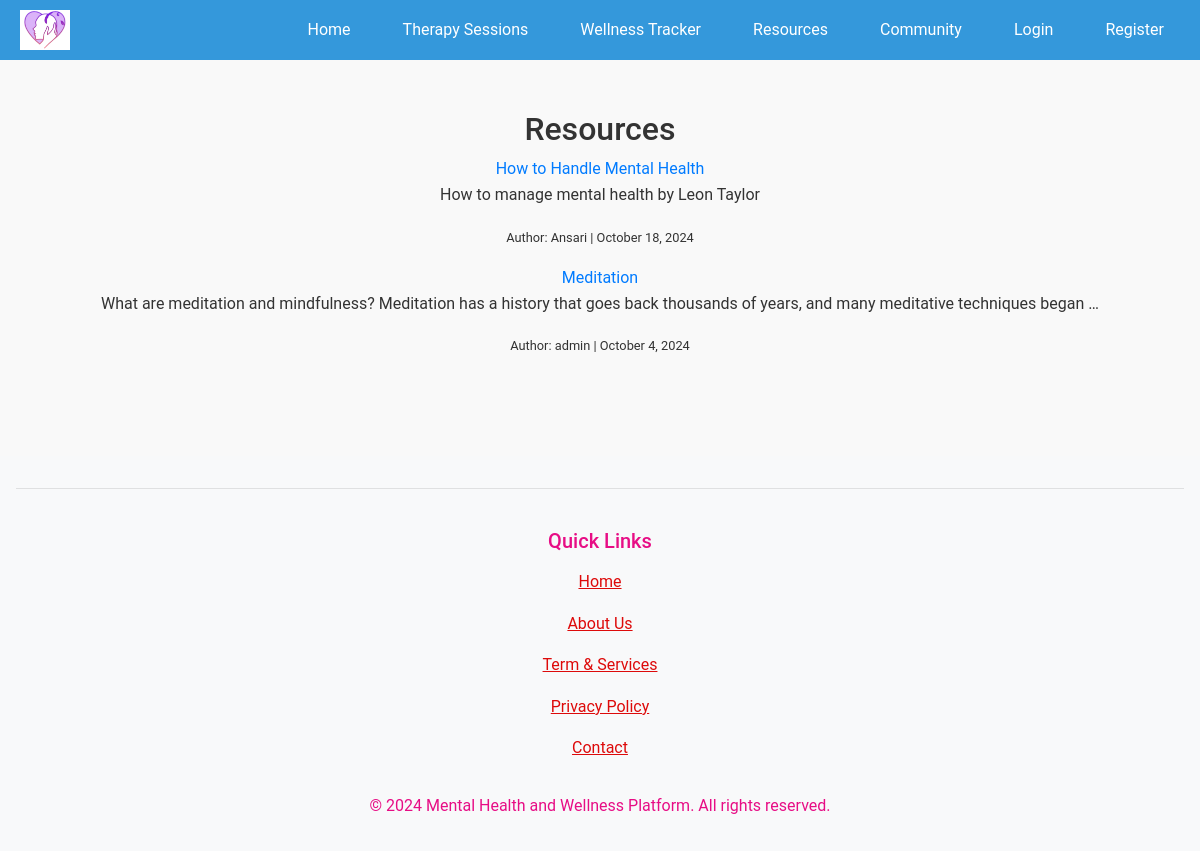
The app's page /resources/, older data.
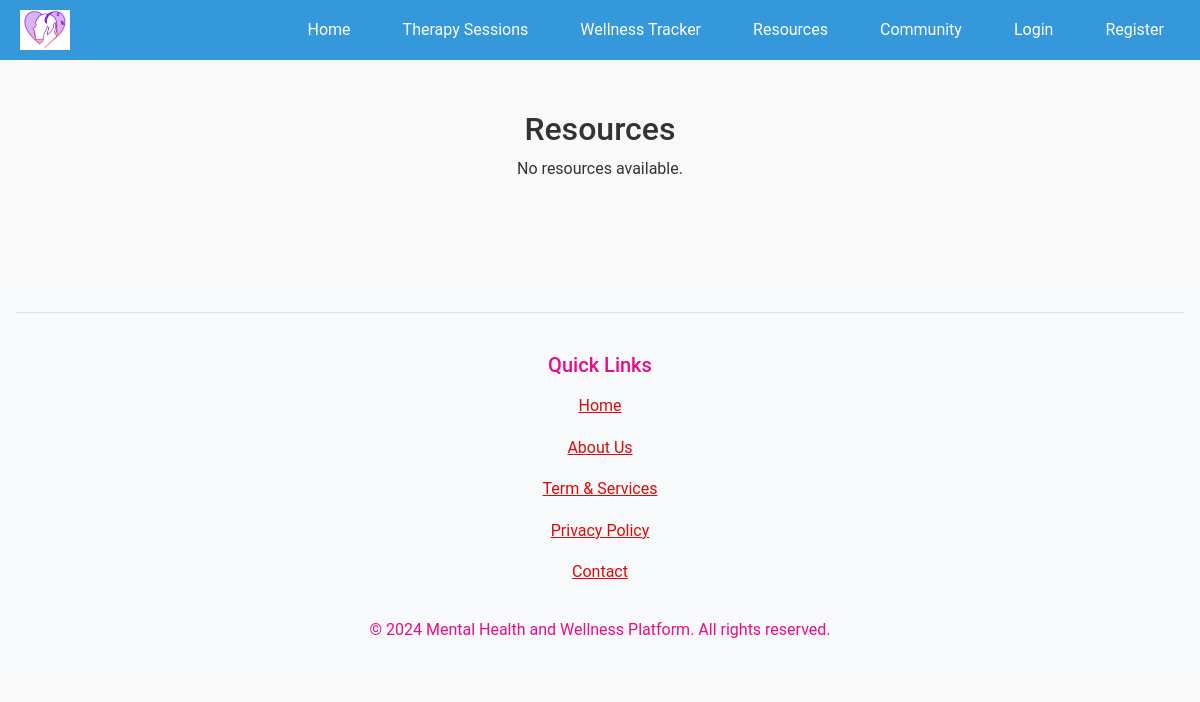
The same page, newer data.
### resources/models.py (models this page shows, shortened)
class Resource(models.Model):
    title = models.CharField(max_length=200)
    content = models.TextField()
    created_at = models.DateTimeField(auto_now_add=True)
    updated_at = models.DateTimeField(auto_now=True)
    author = models.ForeignKey(settings.AUTH_USER_MODEL, on_delete=models.CASCADE)
    resource_type = models.CharField(max_length=20, choices=[('blog', 'Blog'), ('video', 'Video')])
    url = models.URLField(blank=True, null=True)  # For video resources or external links

### accounts/models.py (models this page shows, shortened)
class UserProfile(AbstractUser):
    ROLE_CHOICES = [
        ('client', 'Client'),
        ('therapist', 'Therapist'),
        ('admin', 'Admin'),
    ]
    GENDER_CHOICES = [
        ('M', 'Male'),
        ('F', 'Female'),
        ('O', 'Other'),
        ('P', 'Prefer not to say'),
    ]
    role = models.CharField(max_length=10, choices=ROLE_CHOICES, default='client')
    date_of_birth = models.DateField(null=True, blank=True)
    gender = models.CharField(max_length=1, choices=GENDER_CHOICES, blank=True)
    phone_number = models.CharField(max_length=15, blank=True)
    emergency_contact = models.CharField(max_length=15, blank=True)
    bio = models.TextField(max_length=500, blank=True)
    profile_picture = models.ImageField(upload_to='profile_pictures/', null=True, blank=True)
    city = models.CharField(max_length=100, blank=True)
    state = models.CharField(max_length=100, blank=True)
    country = models.CharField(max_length=100, blank=True)
    user_timezone = models.CharField(max_length=50, default='UTC')
    preferred_language = models.CharField(max_length=10, default='en')
    notification_preferences = models.JSONField(default=dict)
    is_verified = models.BooleanField(default=False)
    is_active = models.BooleanField(default=True)
    last_login_ip = models.GenericIPAddressField(null=True, blank=True)
    created_at = models.DateTimeField(default=timezone.now)
    updated_at = models.DateTimeField(auto_now=True)
    class Meta:
        verbose_name = 'User Profile'
        verbose_name_plural = 'User Profiles'

### resources/views.py (the view)
# urls.py: path('', views.resource_list, name='resource_list'),
def resource_list(request):
    resources = Resource.objects.all().order_by('-created_at')
    return render(request, 'resources/resource_list.html', {'resources': resources})

### resources/templates/resources/resource_list.html
{% extends 'base.html' %}
{% block content %}
  <div class="container">
    <h2 class="resources-title">Resources</h2>
    <div class="resource-list">
      {% for resource in resources %}
        <div class="resource-item">
          <a href="{% url 'resource_detail' resource.id %}" class="resource-title">{{ resource.title }}</a>
          <p class="resource-snippet">{{ resource.content|truncatewords:20 }}</p>
          <p class="resource-meta"><small>Author: {{ resource.author.username }} | {{ resource.created_at|date:"F j, Y" }}</small></p>
        </div>
      {% empty %}
        <div class="resource-item no-resources">
          <p>No resources available.</p>
        </div>
      {% endfor %}
    </div>
  </div>
{% endblock %}

Row changes from the older to the newer data that the page shows:
removed Resource: title "How to Handle Mental Health", content "How to manage mental health by Leon Taylor", author.username "Ansari", created_at "October 18, 2024"
removed Resource: title "Meditation", content "What are meditation and mindfulness? Meditation has a history that goes back thousands of years, and many meditative techniques began …", author.username "admin", created_at "October 4, 2024"
Text that changed along with them:
text now shown: "No resources available."
